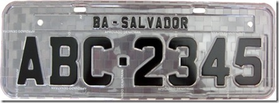
#> input picture Img/placa01.png, 279 x 103 px, shrunk from 447 x 165 before the run, found by its file name
$ python reconhecimento_caracteres.py
#> lines starting #> are read from the running program, lines starting #| are printed output that depends on the picture
import cv2
import pytesseract

def reconhcerPlacas (imagem):
    # Chamando o executavel de reconhecimento de caracteres (bibilioteca)
#> called with imagem = 'placa01.png'
    pytesseract.pytesseract.tesseract_cmd=r"C:\Users\Aluno\AppData\Local\Programs\Tesseract-OCR\tesseract.exe"

    # Registrando imagem da placa em uma variavel
    placa = cv2.imread(imagem, 0)
#> placa: shape (103, 279); min 0, max 255, mean 136.1

    # Converter/capturar textos da imagem
    textos = pytesseract.image_to_string(placa, config='l eng --oem 3 --psm 12')

    return textos

# Exibir uma imagem para a função e mostrar texto reconhecidos
print(reconhcerPlacas('placa01.png'))
#> (the call stopped at in reconhcerPlacas, `textos = pytesseract.image_to_string(placa, config='l eng --oem 3 --ps..`: pytesseract is not available in this run)
print(reconhcerPlacas('placa02.jpg'))
#> call 2 of reconhcerPlacas, with imagem = 'placa02.jpg'
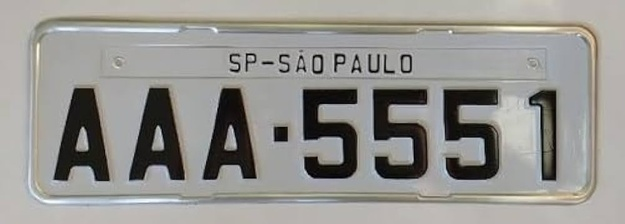
#> input picture Reconhecer_caracteres/placa02.jpg, 625 x 224 px, shrunk from 1000 x 358 before the run
#> in reconhcerPlacas (call 2), `placa = cv2.imread(imagem, 0)`:
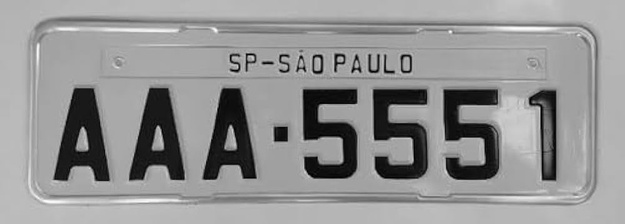
#> placa: shape (224, 625); min 0, max 254, mean 146.7
#> (the call stopped at in reconhcerPlacas, `textos = pytesseract.image_to_string(placa, config='l eng --oem 3 --ps..`: pytesseract is not available in this run)
print(reconhcerPlacas('placa03.png'))
#> call 3 of reconhcerPlacas, with imagem = 'placa03.png'
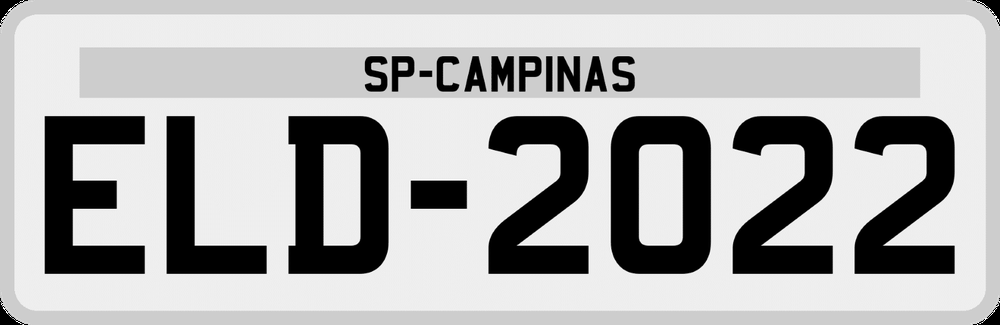
#> input picture Reconhecer_caracteres/placa03.png, 1000 x 325 px, shrunk from 1600 x 520 before the run
#> in reconhcerPlacas, placa is the input picture: shape (325, 1000); min 0, max 255, mean 177.4
#> (the call stopped at in reconhcerPlacas, `textos = pytesseract.image_to_string(placa, config='l eng --oem 3 --ps..`: pytesseract is not available in this run)
print(reconhcerPlacas('placa04.png'))
#> (the call stopped at in reconhcerPlacas, `textos = pytesseract.image_to_string(placa, config='l eng --oem 3 --ps..`: pytesseract is not available in this run)
print(reconhcerPlacas('placa05.jpg'))
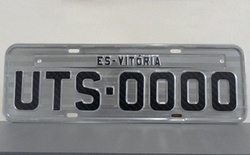
#> input picture Reconhecer_caracteres/placa05.jpg, 250 x 155 px, shrunk from 400 x 248 before the run
#> (the call stopped at in reconhcerPlacas, `textos = pytesseract.image_to_string(placa, config='l eng --oem 3 --ps..`: pytesseract is not available in this run)
